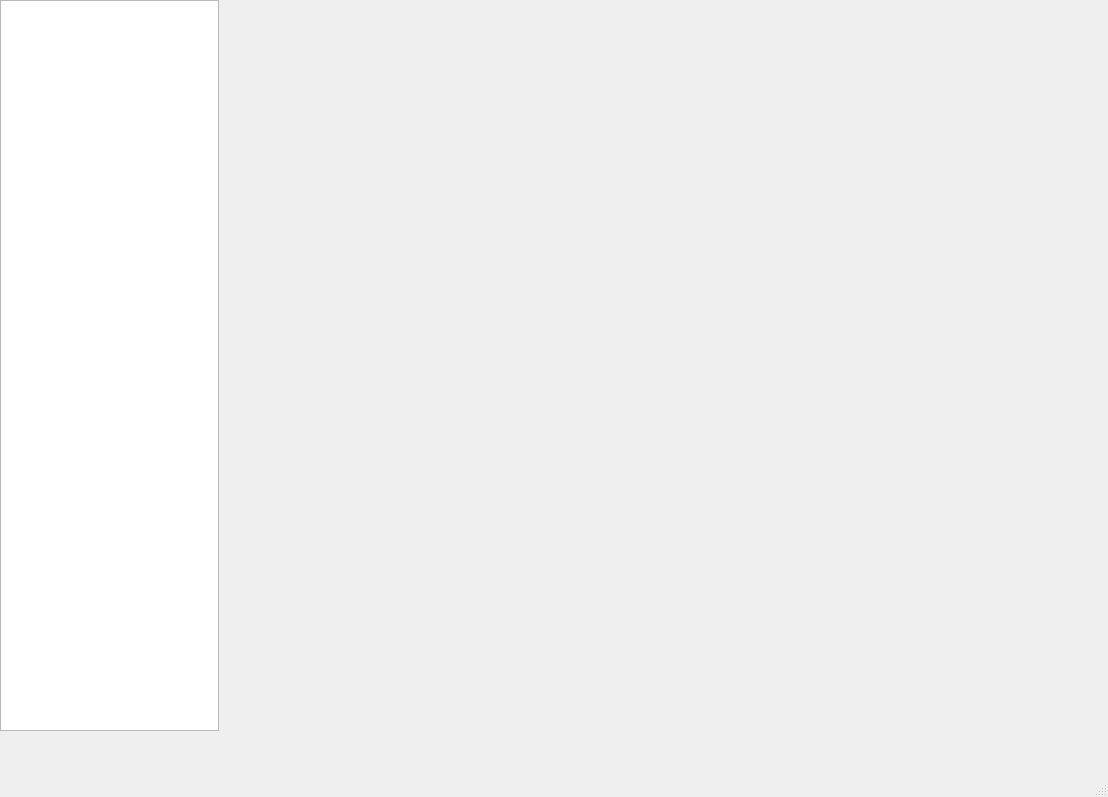
<?xml version="1.0" encoding="UTF-8"?>
<ui version="4.0">
 <class>MainWindow</class>
 <widget class="QMainWindow" name="MainWindow">
  <property name="geometry">
   <rect>
    <x>0</x>
    <y>0</y>
    <width>1108</width>
    <height>797</height>
   </rect>
  </property>
  <property name="windowTitle">
   <string>摩擦力测试</string>
  </property>
  <widget class="QWidget" name="centralwidget">
   <widget class="QWidget" name="horizontalLayoutWidget">
    <property name="geometry">
     <rect>
      <x>0</x>
      <y>0</y>
      <width>1101</width>
      <height>731</height>
     </rect>
    </property>
    <layout class="QHBoxLayout" name="horizontalLayout" stretch="1,4">
     <item>
      <widget class="QListWidget" name="listWidget"/>
     </item>
     <item>
      <widget class="QStackedWidget" name="stackedWidget">
       <widget class="QWidget" name="page"/>
       <widget class="QWidget" name="page_2"/>
      </widget>
     </item>
    </layout>
   </widget>
  </widget>
  <widget class="QMenuBar" name="menubar">
   <property name="geometry">
    <rect>
     <x>0</x>
     <y>0</y>
     <width>1108</width>
     <height>26</height>
    </rect>
   </property>
  </widget>
  <widget class="QStatusBar" name="statusbar"/>
 </widget>
 <resources/>
 <connections/>
</ui>
